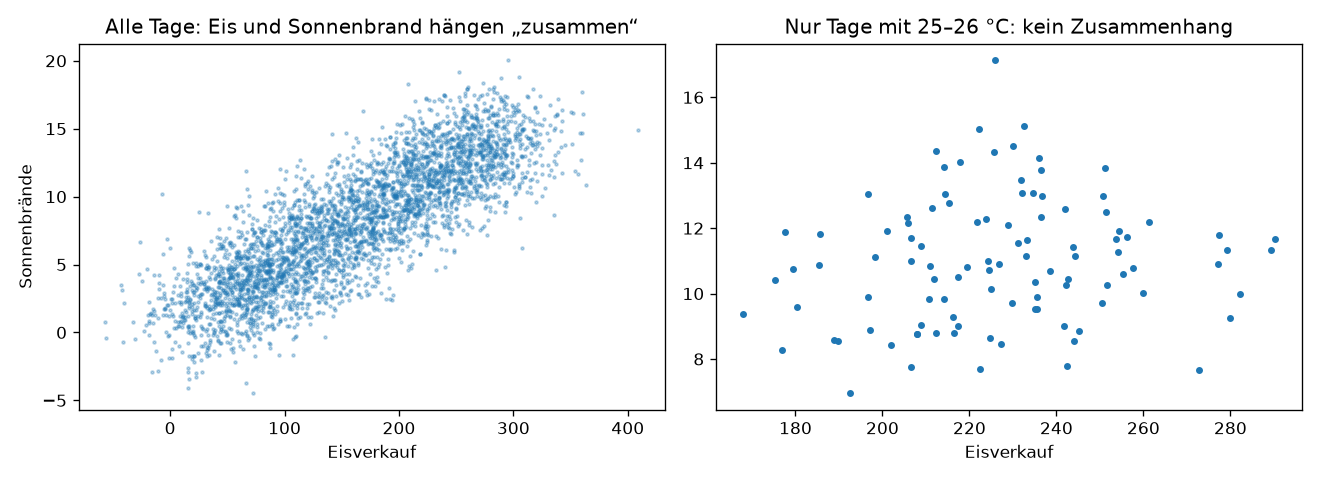

Reproduce this figure in Python.
"""Lösung Python-Aufgabe 8 · Eine Störvariable entlarven (Weg ③: vergleichbare Fälle vergleichen)."""
import numpy as np
import pandas as pd
import matplotlib.pyplot as plt

rng = np.random.default_rng(7)
n = 3650
temperatur = rng.uniform(0, 35, n)                           # die Störvariable
eis = 20 + 8 * temperatur + rng.normal(0, 30, n)             # hängt NUR von der Temperatur ab
sonnenbrand = 1 + 0.4 * temperatur + rng.normal(0, 2, n)     # hängt NUR von der Temperatur ab

df = pd.DataFrame({"temperatur": temperatur, "eis": eis, "sonnenbrand": sonnenbrand})

# a)
print(df[["temperatur", "eis", "sonnenbrand"]].corr().round(2))

# b)
df["temp_klasse"] = pd.cut(df["temperatur"], bins=range(0, 36, 1))

# c)
werte = []
for klasse, gruppe in df.groupby("temp_klasse", observed=True):
    werte.append(gruppe["eis"].corr(gruppe["sonnenbrand"]))
print(f"\nr insgesamt:                             {df['eis'].corr(df['sonnenbrand']):+.2f}")
print(f"r bei gleicher Temperatur (Durchschnitt): {np.mean(werte):+.2f}")

# d) Insgesamt stark, bei gleicher Temperatur ≈ 0 → die Temperatur ist die Störvariable.

fig, (ax1, ax2) = plt.subplots(1, 2, figsize=(11, 4))
ax1.scatter(df["eis"], df["sonnenbrand"], s=3, alpha=0.3)
ax1.set_title("Alle Tage: Eis und Sonnenbrand hängen „zusammen“")
ax1.set_xlabel("Eisverkauf")
ax1.set_ylabel("Sonnenbrände")
gleich = df[(df["temperatur"] >= 25) & (df["temperatur"] < 26)]
ax2.scatter(gleich["eis"], gleich["sonnenbrand"], s=10)
ax2.set_title("Nur Tage mit 25–26 °C: kein Zusammenhang")
ax2.set_xlabel("Eisverkauf")
fig.tight_layout()
fig.savefig("08_stoervariable_entlarven.png", dpi=120)
plt.show()

# e) Übertragen auf das Laptop-Beispiel aus Kapitel 6:
#    Schwarze Laptops gibt es erst seit zwei Jahren, jüngere Laptops gehen seltener kaputt.
#    Die Farbe selbst wirkt NICHT, nur das Kaufjahr steckt in der Formel.
n = 20_000
kaufjahr = rng.integers(2019, 2027, n)
schwarz = np.where(kaufjahr >= 2025, rng.random(n) < 0.8, rng.random(n) < 0.1)
alter = 2026 - kaufjahr
defekt = rng.random(n) < 0.03 + 0.03 * alter
laptops = pd.DataFrame({
    "kaufjahr": kaufjahr,
    "farbe": np.where(schwarz, "schwarz", "silber"),
    "defekt": defekt,
})

print("\nLaptops · Defektrate nach Farbe (alle zusammen):")
print(laptops.groupby("farbe")["defekt"].mean().round(3))
print("\nLaptops · Defektrate nach Kaufjahr UND Farbe (Weg ③):")
print(laptops.groupby(["kaufjahr", "farbe"])["defekt"].mean().unstack().round(3))
